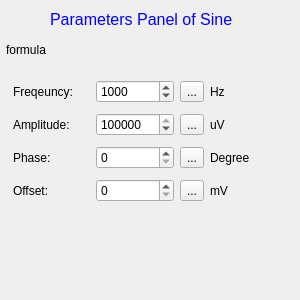
<?xml version="1.0" encoding="UTF-8"?>
<ui version="4.0">
 <class>PanelSin</class>
 <widget class="QWidget" name="PanelSin">
  <property name="geometry">
   <rect>
    <x>0</x>
    <y>0</y>
    <width>300</width>
    <height>300</height>
   </rect>
  </property>
  <property name="windowTitle">
   <string>Form</string>
  </property>
  <widget class="QLabel" name="labelFormula">
   <property name="geometry">
    <rect>
     <x>6</x>
     <y>30</y>
     <width>290</width>
     <height>40</height>
    </rect>
   </property>
   <property name="text">
    <string>formula</string>
   </property>
  </widget>
  <widget class="QLabel" name="label_10">
   <property name="geometry">
    <rect>
     <x>50</x>
     <y>10</y>
     <width>221</width>
     <height>16</height>
    </rect>
   </property>
   <property name="text">
    <string>&lt;!DOCTYPE HTML PUBLIC &quot;-//W3C//DTD HTML 4.0//EN&quot; &quot;http://www.w3.org/TR/REC-html40/strict.dtd&quot;&gt;
&lt;html&gt;&lt;head&gt;&lt;meta name=&quot;qrichtext&quot; content=&quot;1&quot; /&gt;&lt;style type=&quot;text/css&quot;&gt;
p, li { white-space: pre-wrap; }
&lt;/style&gt;&lt;/head&gt;&lt;body style=&quot; font-family:'Sans'; font-size:10pt; font-weight:400; font-style:normal;&quot;&gt;
&lt;p style=&quot; margin-top:0px; margin-bottom:0px; margin-left:0px; margin-right:0px; -qt-block-indent:0; text-indent:0px;&quot;&gt;&lt;span style=&quot; font-family:'Lucida Grande'; font-size:12pt; color:#0000ff;&quot;&gt;Parameters Panel of Sine&lt;/span&gt;&lt;/p&gt;&lt;/body&gt;&lt;/html&gt;</string>
   </property>
  </widget>
  <widget class="QWidget" name="layoutWidget">
   <property name="geometry">
    <rect>
     <x>13</x>
     <y>76</y>
     <width>274</width>
     <height>132</height>
    </rect>
   </property>
   <layout class="QGridLayout" name="gridLayout">
    <item row="0" column="0">
     <widget class="QLabel" name="label">
      <property name="text">
       <string>Freqeuncy:</string>
      </property>
     </widget>
    </item>
    <item row="0" column="1">
     <widget class="QSpinBox" name="spinFreq">
      <property name="minimum">
       <number>1</number>
      </property>
      <property name="maximum">
       <number>9999999</number>
      </property>
      <property name="value">
       <number>1000</number>
      </property>
     </widget>
    </item>
    <item row="0" column="2">
     <widget class="QToolButton" name="toolButtonFreq">
      <property name="text">
       <string>...</string>
      </property>
     </widget>
    </item>
    <item row="0" column="3">
     <widget class="QLabel" name="label_2">
      <property name="text">
       <string>Hz</string>
      </property>
     </widget>
    </item>
    <item row="1" column="0">
     <widget class="QLabel" name="label_3">
      <property name="text">
       <string>Amplitude:    </string>
      </property>
     </widget>
    </item>
    <item row="1" column="1">
     <widget class="QSpinBox" name="spinAmp">
      <property name="minimum">
       <number>1</number>
      </property>
      <property name="maximum">
       <number>2500000</number>
      </property>
      <property name="value">
       <number>1000000</number>
      </property>
     </widget>
    </item>
    <item row="1" column="2">
     <widget class="QToolButton" name="toolButtonAmp">
      <property name="text">
       <string>...</string>
      </property>
     </widget>
    </item>
    <item row="1" column="3">
     <widget class="QLabel" name="label_4">
      <property name="text">
       <string>uV</string>
      </property>
     </widget>
    </item>
    <item row="2" column="0">
     <widget class="QLabel" name="label_5">
      <property name="text">
       <string>Phase:       </string>
      </property>
     </widget>
    </item>
    <item row="2" column="1">
     <widget class="QSpinBox" name="spinPhase">
      <property name="maximum">
       <number>359</number>
      </property>
     </widget>
    </item>
    <item row="2" column="2">
     <widget class="QToolButton" name="toolButtonPhase">
      <property name="text">
       <string>...</string>
      </property>
     </widget>
    </item>
    <item row="2" column="3">
     <widget class="QLabel" name="label_6">
      <property name="text">
       <string>Degree</string>
      </property>
     </widget>
    </item>
    <item row="3" column="0">
     <widget class="QLabel" name="label_7">
      <property name="text">
       <string>Offset:         </string>
      </property>
     </widget>
    </item>
    <item row="3" column="1">
     <widget class="QSpinBox" name="spinOffset">
      <property name="maximum">
       <number>3300</number>
      </property>
     </widget>
    </item>
    <item row="3" column="2">
     <widget class="QToolButton" name="toolButtonOffset">
      <property name="text">
       <string>...</string>
      </property>
     </widget>
    </item>
    <item row="3" column="3">
     <widget class="QLabel" name="label_8">
      <property name="text">
       <string>mV</string>
      </property>
     </widget>
    </item>
   </layout>
  </widget>
 </widget>
 <resources/>
 <connections/>
</ui>
